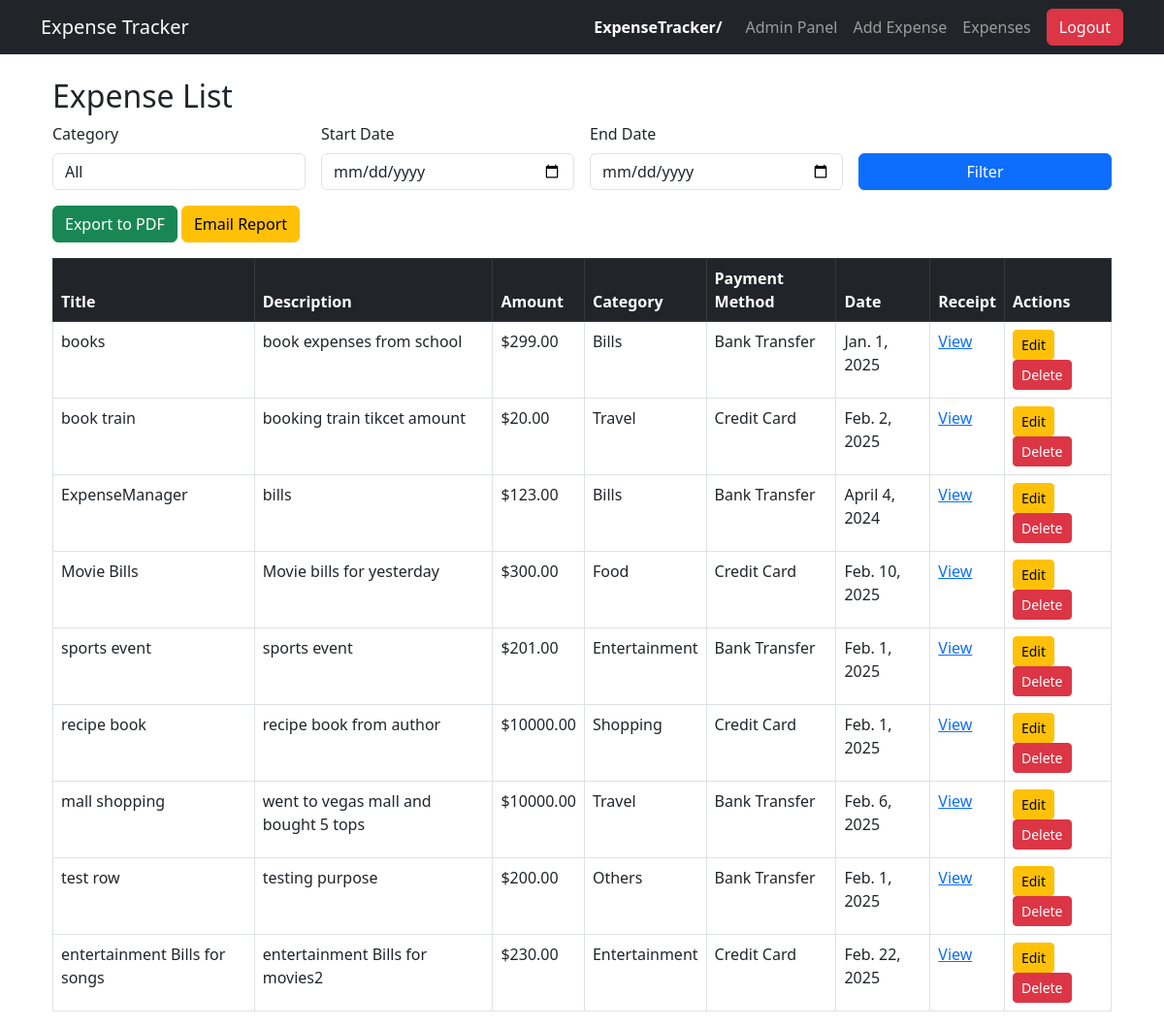
Before: /expenses/ (signed in) with the older database file.
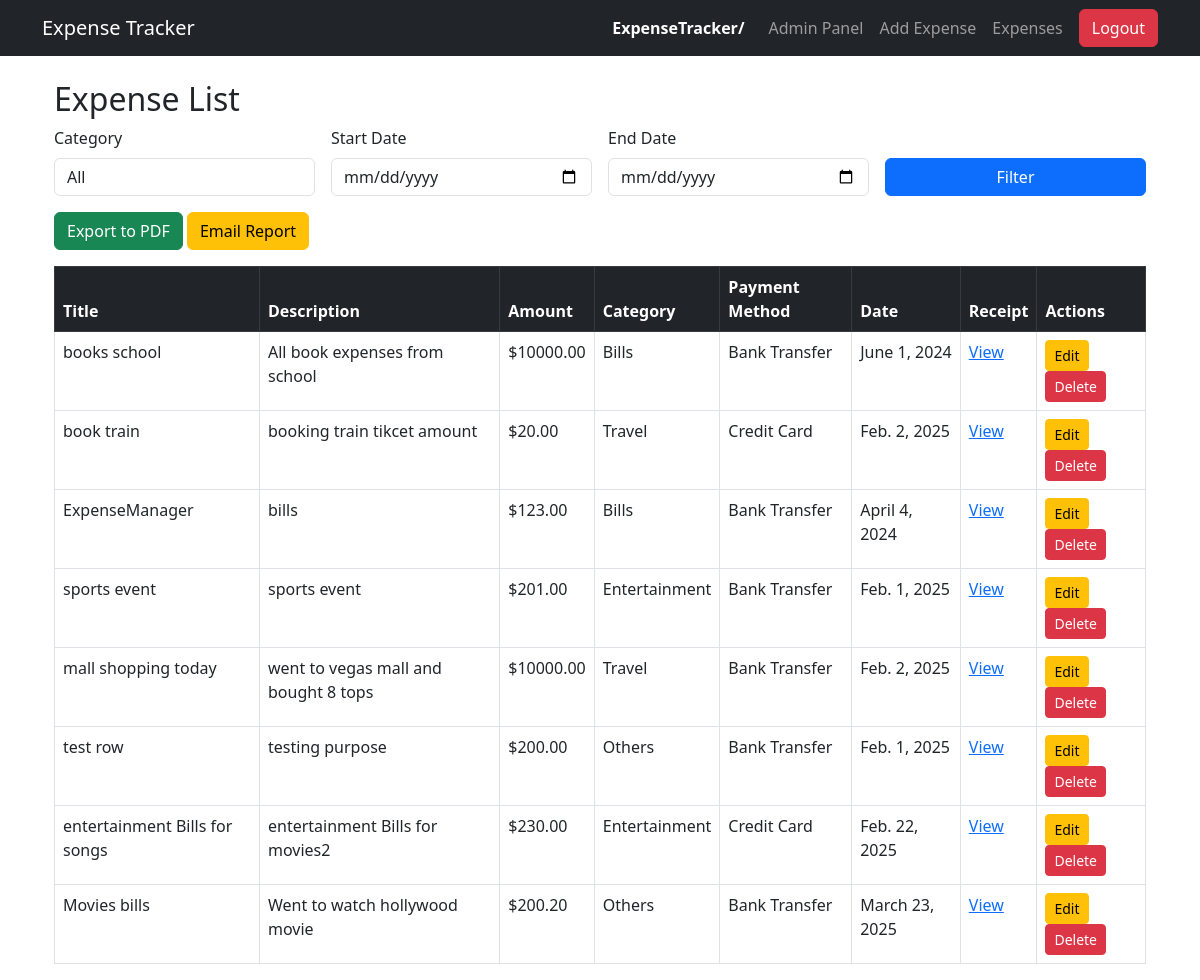
After: the same page with the newer database file.
### expenses/models.py (models this page shows, shortened)
class Expense(models.Model):
    CATEGORY_CHOICES = [
        ('Food', 'Food'),
        ('Travel', 'Travel'),
        ('Shopping', 'Shopping'),
        ('Bills', 'Bills'),
        ('Entertainment', 'Entertainment'),
        ('Others', 'Others'),
    ]
    PAYMENT_METHOD_CHOICES = [
        ('Cash', 'Cash'),
        ('Credit Card', 'Credit Card'),
        ('Bank Transfer', 'Bank Transfer'),
    ]
    user = models.ForeignKey(User, on_delete=models.CASCADE)
    title = models.CharField(max_length=200)
    description = models.TextField(blank=True, null=True)
    amount = models.DecimalField(max_digits=10, decimal_places=2)
    category = models.CharField(max_length=15, choices=CATEGORY_CHOICES)
    payment_method = models.CharField(max_length=20, choices=PAYMENT_METHOD_CHOICES, default='Cash')
    date = models.DateField()
    created_at = models.DateTimeField(auto_now_add=True)
    is_recurring = models.BooleanField(default=False)
    updated_at = models.DateTimeField(auto_now=True)
    is_active = models.BooleanField(default=True)
    receipt_url = models.URLField(blank=True, null=True)

### expenses/views.py (the view)
# urls.py: path('expenses/', views.expense_list, name='expense_list'),
@login_required
def expense_list(request):
    if request.user.is_superuser:
        expenses = Expense.objects.all()  # Admin sees all
    else:
        expenses = Expense.objects.filter(user=request.user, is_active=True)  # Users see only theirs
    category_filter = request.GET.get('category', '')
    start_date = request.GET.get('start_date', '')
    end_date = request.GET.get('end_date', '')
    if category_filter:
        expenses = expenses.filter(category=category_filter)
    if start_date and end_date:
        expenses = expenses.filter(date__range=[start_date, end_date])
    return render(request, 'expenses/expense_list.html', {'expenses': expenses, 'expense': Expense, 'selected_category': category_filter,
        'start_date': start_date,
        'end_date': end_date})

### expenses/templates/expenses/expense_list.html (shortened to what this page needs)
{% extends 'expenses/base.html' %}
{% block content %}
<div class="container">
    <h2>Expense List</h2>
   <form method="GET" class="row g-3" id="filter-form">
    <div class="col-md-3">
        <label class="form-label">Category</label>
        <select name="category" class="form-control">
            <option value="">All</option>
        </select>
    </div>
    <div class="col-md-3">
        <label class="form-label">Start Date</label>
        <input type="date" name="start_date" class="form-control">
    </div>
    <div class="col-md-3">
        <label class="form-label">End Date</label>
        <input type="date" name="end_date" class="form-control">
    </div>
    <div class="col-md-3 d-flex align-items-end">
        <button type="submit" class="btn btn-primary w-100">Filter</button>
    </div>
</form>
    <a href="{% url 'expenses:export_expenses_pdf'%}" id="export-pdf-btn" class="btn btn-success mt-3"> Export to PDF</a>
    <a href="{% url 'expenses:send_email_report' %}" class="btn btn-warning mt-3">Email Report</a>
    <table class="table table-bordered mt-3">
        <thead class="table-dark">
            <tr>
                <th>Title</th>
                <th>Description</th>
                <th>Amount</th>
                <th>Category</th>
                <th>Payment Method</th>
                <th>Date</th>
                <th>Receipt</th>
                <th>Actions</th>
            </tr>
        </thead>
        <tbody>
            {% for expense in expenses %}
            <tr>
                <td>{{ expense.title }}</td>
                <td>{{ expense.description }}</td>
                <td>${{ expense.amount }}</td>
                <td>{{ expense.category }}</td>
                <td>{{ expense.payment_method }}</td>
                <td>{{ expense.date }}</td>
                <td>
                    {% if expense.receipt_url %}
                        <a href="{{ expense.receipt_url }}" target="_blank">View</a>
                    {% else %}
                        -
                    {% endif %}
                </td>
                <td>
                    <a href="{% url 'expenses:update_expense' expense.id %}" class="btn btn-warning btn-sm">Edit</a>
                    <a href="{% url 'expenses:delete_expense' expense.id %}" class="btn btn-danger btn-sm">Delete</a>
                </td>
            </tr>
            {% empty %}
            <tr><td colspan="7" class="text-center">No expenses found.</td></tr>
            {% endfor %}
        </tbody>
    </table>
</div>
{% endblock %}

### expenses/templates/expenses/base.html (shortened to what this page needs)
{% load static %}
<!DOCTYPE html>
<html lang="en">
<head>
    <link rel="stylesheet" href="https://cdn.jsdelivr.net/npm/bootstrap@5.3.0/dist/css/bootstrap.min.css">
</head>
<body>
    <nav class="navbar navbar-expand-lg navbar-dark bg-dark">
        <div class="container">
            <a class="navbar-brand" href="{% url 'expenses:dashboard' %}">Expense Tracker</a>
            <ul class="navbar-nav ms-auto align-items-center">
                {% if user.is_authenticated %}
                    <li class="nav-item me-3 text-white"><strong>{{ user.username }}/</strong></li>
                    {% if user.is_superuser %}
                        <li class="nav-item"><a class="nav-link" href="{% url 'admin:index' %}">Admin Panel</a></li>
                    {% endif %}
                    <li class="nav-item"><a class="nav-link" href="{% url 'expenses:add_expense' %}">Add Expense</a></li>
                    <li class="nav-item"><a class="nav-link" href="{% url 'expenses:expense_list' %}">Expenses</a></li>
                    <li class="nav-item">
                        <a class="btn btn-danger text-white ms-2" href="{% url 'expenses:logout' %}">Logout</a>
                    </li>
                {% else %}
                    <li class="nav-item">
                        <a class="btn btn-primary text-white" href="{% url 'expenses:login' %}">Login</a>
                    </li>
                {% endif %}
            </ul>
        </div>
    </nav>
    <div class="container mt-4">
        {% block content %}{% endblock %}
    </div>
</body>
</html>

Changed rows visible on the page:
removed Expense: title "Movie Bills", description "Movie bills for yesterday", amount "300.00", category "Food", payment_method "Credit Card", date "Feb. 10, 2025"
removed Expense: title "recipe book", description "recipe book from author", amount "10000.00", category "Shopping", payment_method "Credit Card", date "Feb. 1, 2025"
changed Expense: title "books" → "books school"; description "book expenses from school" → "All book expenses from school"; amount "299.00" → "10000.00"; date "Jan. 1, 2025" → "June 1, 2024"
changed Expense: title "mall shopping" → "mall shopping today"; description "went to vegas mall and bought 5 tops" → "went to vegas mall and bought 8 tops"; date "Feb. 6, 2025" → "Feb. 2, 2025"
added Expense: title "Movies bills", description "Went to watch hollywood movie", amount "200.20", category "Others", payment_method "Bank Transfer", date "March 23, 2025"
